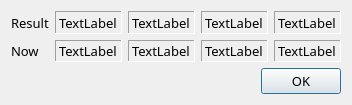
<?xml version="1.0" encoding="UTF-8"?>
<ui version="4.0">
 <class>DialogShowModuleCheckSum</class>
 <widget class="QDialog" name="DialogShowModuleCheckSum">
  <property name="geometry">
   <rect>
    <x>0</x>
    <y>0</y>
    <width>349</width>
    <height>105</height>
   </rect>
  </property>
  <property name="font">
   <font>
    <family>微软雅黑</family>
    <pointsize>10</pointsize>
   </font>
  </property>
  <property name="windowTitle">
   <string>Dialog</string>
  </property>
  <layout class="QVBoxLayout" name="verticalLayout">
   <item>
    <layout class="QHBoxLayout" name="horizontalLayout_2">
     <item>
      <widget class="QLabel" name="label_10">
       <property name="text">
        <string>Result</string>
       </property>
      </widget>
     </item>
     <item>
      <widget class="QLabel" name="label">
       <property name="frameShape">
        <enum>QFrame::Panel</enum>
       </property>
       <property name="frameShadow">
        <enum>QFrame::Sunken</enum>
       </property>
       <property name="text">
        <string>TextLabel</string>
       </property>
      </widget>
     </item>
     <item>
      <widget class="QLabel" name="label_2">
       <property name="frameShape">
        <enum>QFrame::Panel</enum>
       </property>
       <property name="frameShadow">
        <enum>QFrame::Sunken</enum>
       </property>
       <property name="text">
        <string>TextLabel</string>
       </property>
      </widget>
     </item>
     <item>
      <widget class="QLabel" name="label_3">
       <property name="frameShape">
        <enum>QFrame::Panel</enum>
       </property>
       <property name="frameShadow">
        <enum>QFrame::Sunken</enum>
       </property>
       <property name="text">
        <string>TextLabel</string>
       </property>
      </widget>
     </item>
     <item>
      <widget class="QLabel" name="label_4">
       <property name="frameShape">
        <enum>QFrame::Panel</enum>
       </property>
       <property name="frameShadow">
        <enum>QFrame::Sunken</enum>
       </property>
       <property name="text">
        <string>TextLabel</string>
       </property>
      </widget>
     </item>
    </layout>
   </item>
   <item>
    <layout class="QHBoxLayout" name="horizontalLayout_3">
     <item>
      <widget class="QLabel" name="label_9">
       <property name="text">
        <string>Now</string>
       </property>
      </widget>
     </item>
     <item>
      <widget class="QLabel" name="label_5">
       <property name="frameShape">
        <enum>QFrame::Panel</enum>
       </property>
       <property name="frameShadow">
        <enum>QFrame::Sunken</enum>
       </property>
       <property name="text">
        <string>TextLabel</string>
       </property>
      </widget>
     </item>
     <item>
      <widget class="QLabel" name="label_6">
       <property name="frameShape">
        <enum>QFrame::Panel</enum>
       </property>
       <property name="frameShadow">
        <enum>QFrame::Sunken</enum>
       </property>
       <property name="text">
        <string>TextLabel</string>
       </property>
      </widget>
     </item>
     <item>
      <widget class="QLabel" name="label_7">
       <property name="frameShape">
        <enum>QFrame::Panel</enum>
       </property>
       <property name="frameShadow">
        <enum>QFrame::Sunken</enum>
       </property>
       <property name="text">
        <string>TextLabel</string>
       </property>
      </widget>
     </item>
     <item>
      <widget class="QLabel" name="label_8">
       <property name="frameShape">
        <enum>QFrame::Panel</enum>
       </property>
       <property name="frameShadow">
        <enum>QFrame::Sunken</enum>
       </property>
       <property name="text">
        <string>TextLabel</string>
       </property>
      </widget>
     </item>
    </layout>
   </item>
   <item>
    <layout class="QHBoxLayout" name="horizontalLayout">
     <item>
      <spacer name="horizontalSpacer">
       <property name="orientation">
        <enum>Qt::Horizontal</enum>
       </property>
       <property name="sizeHint" stdset="0">
        <size>
         <width>298</width>
         <height>20</height>
        </size>
       </property>
      </spacer>
     </item>
     <item>
      <widget class="QPushButton" name="pushButton">
       <property name="text">
        <string>OK</string>
       </property>
      </widget>
     </item>
    </layout>
   </item>
  </layout>
 </widget>
 <resources/>
 <connections/>
</ui>
